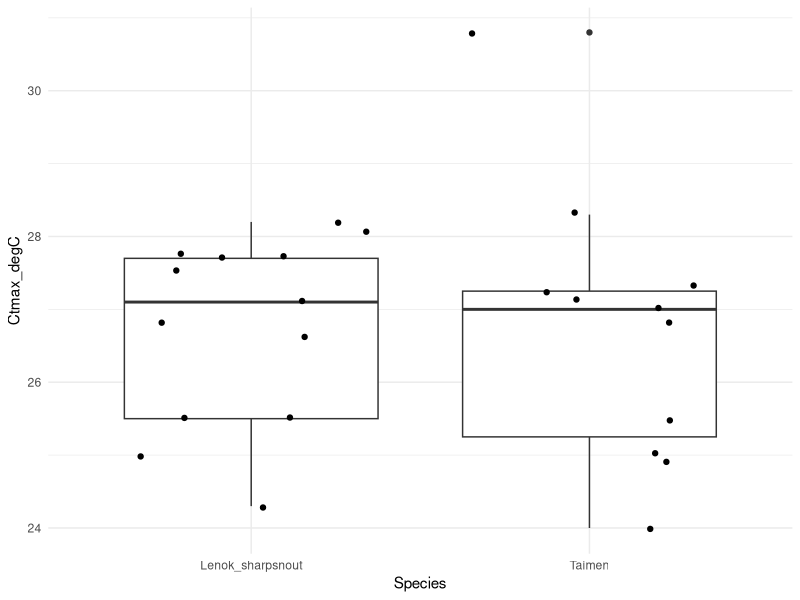

This figure's R source:
#Analysis of CTmax data from September/October 2025 research trip to Balj River, Mongolia
#Olaf Jensen

library(tidyverse)

#read in data file
data = read.csv("CTmax.csv")

mod1 = lm(Ctmax_degC ~ Species, data = data)

summary(mod1)

mod2 = lm(Ctmax_degC ~ Acclimation, data = data)

summary(mod2)

mod3 = lm(Ctmax_degC ~ Weight_g, data = data)

summary(mod3)

#plotting
species_boxplots <- ggplot(data = data, mapping = aes(x = Species, y = Ctmax_degC)) +
  geom_boxplot() +
  geom_jitter() +
  theme_minimal()

species_boxplots
